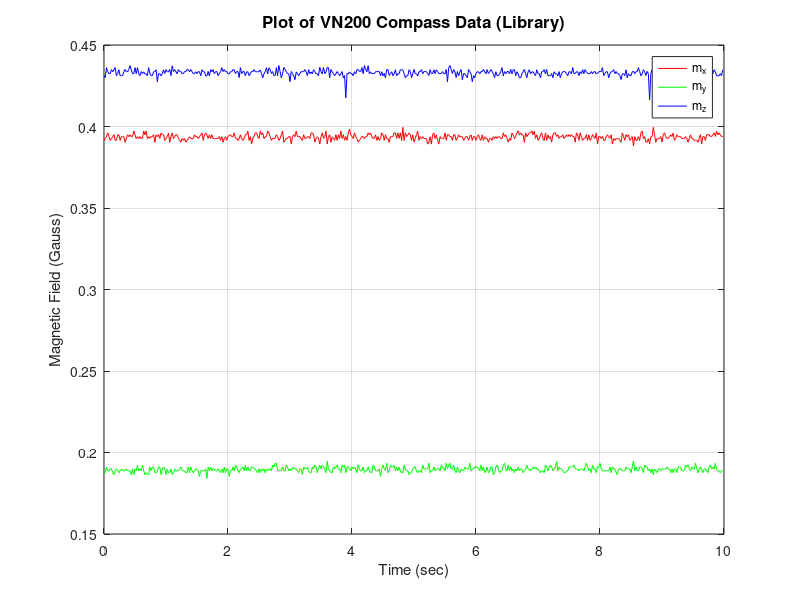
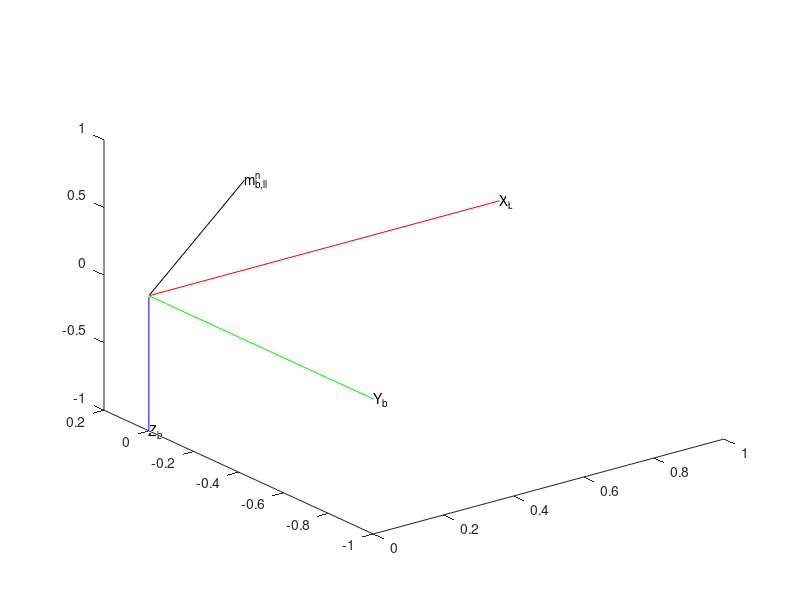

Here is the MATLAB script that generated these plots, in order: (Note: this script raises an error after producing the figures.)
%% EE 440 Final Project Script II
% Autor: Emmett Hamman
% Description: This script plots the magnetometer data collected from the
%              VN-200 INS 

clear;
close all;
clc;

%% Library Test
%Load the data from VN-200
load('magnetTestLibrary.mat');
dT = 1/Fs;
nSec = 10;                    
N = Fs*nSec;
t = 0:dT:(N-1)*dT;  

% Plot the Given Data
figure();
plot(t, compass(:,1), 'r', t, compass(:,2), 'g', t, compass(:,3), 'b');
title('Plot of VN200 Compass Data (Library)', 'FontSize', 12);
xlabel('Time (sec)');
ylabel('Magnetic Field (Gauss)')
legend('m_x', 'm_y', 'm_z')
grid

% Givens
dec_angle = 10.6;
dec_angle_rad = dec_angle * (pi/180);
% Calculate Values
compass_mean = [0, 0, 0];
compass_mean(1) = mean(compass(:,1));
compass_mean(2) = mean(compass(:,2));
compass_mean(3) = mean(compass(:,3));

full_inten_meas = sqrt(compass_mean(1)^2 + compass_mean(2)^2 + compass_mean(3)^2);

% Determine True Heading
psi_rad = atan2(-compass_mean(2), compass_mean(1)) + dec_angle_rad;
psi = psi_rad * (180/pi);
fprintf('Library - True Heading of the VN-200 (deg): %.2f\n',psi);

% Create a Plot for That Ish
figure();
h3Plot = plot3(NaN,NaN,NaN,'-');
hold

%Plot the Mag Axes
plot3([0 1], [0 0], [0 0], 'red')
plot3([0 0], [-1 0], [0 0], 'green')
plot3([0 0], [0 0], [-1 0], 'blue')

text(1, 0, 0, 'X_b')
text(0, -1, 0, 'Y_b')
text(0, 0, -1, 'Z_b')

%Plot Measured Mag Vecotr
plot3([0 compass_mean(1)],[0 compass_mean(2)],[0 compass_mean(3)], 'black')
text(compass_mean(1), compass_mean(2), compass_mean(3), 'm^n_b_,_l_l')

%Plot ideal Mag Vector
geo_Lat = 34.6163;
geo_Lon = -112.4490;
[m_n_i, hor_inten, dec_angle, inc_angle, full_inten] = wrldmagm(0, geo_Lat, geo_Lon, decyear(2015,1,2));

plot3([0  m_n_i(1)*1e-5], [0, -m_n_i(2)*1e-5], [0, -m_n_i(3)*1e-5], 'black');
text(m_n_i(1)*1e-5, -m_n_i(2)*1e-5, -m_n_i(3)*1e-5, 'm^n_i')

% Plot Properties
view(3)
grid on
title('Earth''s Magnetic Field Vector (Library)')
xlabel('X')
ylabel('Y')
zlabel('Z')
axis([-2 2 -2 2 -2 2])

% Rename compass array
magnet_Library = compass;
clear compass

% Plot true heading on compass
psi_rounded_lib = round(psi);
[x, y] = pol2cart(-psi_rad, 1);
figure();
compass(x, y, 'r');
title(['True Heading (Library): ' num2str(psi_rounded_lib), ' deg'],'Color','red');
view([-90 90]);

% Calculate Differences
per_err_lib = ((full_inten_meas - (full_inten*1e-5)) / (full_inten*1e-5)) *100;
fprintf('Measured Total Intensity (Library): %0.2f Gauss\n', full_inten_meas);
fprintf('Percent Error From Ideal (Library): %0.2f%%\n',per_err_lib);
%% King Engineering Test
clear;

%Load the data from VN-200
load('magnetTestKing.mat');
dT = 1/Fs;
nSec = 10;                    
N = Fs*nSec;
t = 0:dT:(N-1)*dT;  

% Plot the Given Data
figure();
plot(t, compass(:,1), 'r', t, compass(:,2), 'g', t, compass(:,3), 'b');
title('Plot of VN200 Compass Data (King)', 'FontSize', 12);
xlabel('Time (sec)');
ylabel('Magnetic Field (Gauss)')
legend('m_x', 'm_y', 'm_z')
grid

% Givens
dec_angle = 10.6;
dec_angle_rad = dec_angle * (pi/180);

% Calculate Values
compass_mean = [0, 0, 0];
compass_mean(1) = mean(compass(:,1));
compass_mean(2) = mean(compass(:,2));
compass_mean(3) = mean(compass(:,3));

full_inten_meas = sqrt(compass_mean(1)^2 + compass_mean(2)^2 + compass_mean(3)^2);

% Determine True Heading
psi_rad = atan2(-compass_mean(2), compass_mean(1)) + dec_angle_rad;
psi = psi_rad * (180/pi);
fprintf('King - True Heading of the VN-200 (deg): %.2f\n',psi);

% Plot That Ish
figure();
h3Plot = plot3(NaN,NaN,NaN,'-');
hold

%Plot the Mag Axes
plot3([0 1], [0 0], [0 0], 'red')
plot3([0 0], [-1 0], [0 0], 'green')
plot3([0 0], [0 0], [-1 0], 'blue')

text(1, 0, 0, 'X_b')
text(0, -1, 0, 'Y_b')
text(0, 0, -1, 'Z_b')

%Plot the VN-200 Data
plot3([0 compass_mean(1)],[0 compass_mean(2)],[0 compass_mean(3)], 'black')
text(compass_mean(1)-.5, compass_mean(2), compass_mean(3), 'm^n_b_,_l_l')

%Plot ideal Mag Vector
geo_Lat = 34.6143;
geo_Lon = -112.4511;
[m_n_i, hor_inten, dec_angle, inc_angle, full_inten] = wrldmagm(0, geo_Lat, geo_Lon, decyear(2015,1,2));
plot3([0  m_n_i(1)*1e-5], [0, -m_n_i(2)*1e-5], [0, -m_n_i(3)*1e-5], 'black');
text(m_n_i(1)*1e-5, -m_n_i(2)*1e-5, -m_n_i(3)*1e-5, 'm^n_i')

view(3)
grid on
title('Earth''s Magnetic Field Vector (King)')
xlabel('X')
ylabel('Y')
zlabel('Z')
axis([-2 2 -2 2 -2 2])

% Rename compass array
magnet_King = compass;
clear compass

% Plot true heading on compass
psi_rounded_king = round(psi);
[x, y] = pol2cart(-psi_rad, 1);
figure();
compass(x, y, 'r');
title(['True Heading (King): ' num2str(psi_rounded_king), ' deg'],'Color','red');
view([-90 90]);

% Calculate Differences
per_err_king = ((full_inten_meas - (full_inten*1e-5)) / (full_inten*1e-5)) * 100;
fprintf('Measured Total Intensity (King): %0.2f Gauss\n', full_inten_meas);
fprintf('Percent Error From Ideal (King): %0.2f%%\n',per_err_king);

%% Outside Test
%Load the data from VN-200
load('magnetTestOutside.mat');
dT = 1/Fs;
nSec = 10;                    
N = Fs*nSec;
t = 0:dT:(N-1)*dT;  

% Plot the Given Data
figure();
plot(t, compass(:,1), 'r', t, compass(:,2), 'g', t, compass(:,3), 'b');
title('Plot of VN200 Compass Data (Outside)', 'FontSize', 12);
xlabel('Time (sec)');
ylabel('Magnetic Field (Gauss)')
legend('m_x', 'm_y', 'm_z')
grid

% Givens
dec_angle = 10.6;
dec_angle_rad = dec_angle * (pi/180);
% Calculate Values
compass_mean = [0, 0, 0];
compass_mean(1) = mean(compass(:,1));
compass_mean(2) = mean(compass(:,2));
compass_mean(3) = mean(compass(:,3));

full_inten_meas = sqrt(compass_mean(1)^2 + compass_mean(2)^2 + compass_mean(3)^2);

% Determine True Heading
psi_rad = atan2(-compass_mean(2), compass_mean(1)) + dec_angle_rad;
psi = psi_rad * (180/pi);
fprintf('Library - True Heading of the VN-200 (deg): %.2f\n',psi);

% Create a Plot for That Ish
figure();
h3Plot = plot3(NaN,NaN,NaN,'-');
hold

%Plot the Mag Axes
plot3([0 1], [0 0], [0 0], 'red')
plot3([0 0], [-1 0], [0 0], 'green')
plot3([0 0], [0 0], [-1 0], 'blue')

text(1, 0, 0, 'X_b')
text(0, -1, 0, 'Y_b')
text(0, 0, -1, 'Z_b')

%Plot Measured Mag Vecotr
plot3([0 compass_mean(1)],[0 compass_mean(2)],[0 compass_mean(3)], 'black')
text(compass_mean(1), compass_mean(2), compass_mean(3), 'm^n_b_,_l_l')

%Plot ideal Mag Vector
geo_Lat = 34.6165;
geo_Lon = -112.4492;
[m_n_i, hor_inten, dec_angle, inc_angle, full_inten] = wrldmagm(0, geo_Lat, geo_Lon, decyear(2015,1,2));

plot3([0  m_n_i(1)*1e-5], [0, -m_n_i(2)*1e-5], [0, -m_n_i(3)*1e-5], 'black');
text(m_n_i(1)*1e-5, -m_n_i(2)*1e-5, -m_n_i(3)*1e-5, 'm^n_i')

% Plot Properties
view(3)
grid on
title('Earth''s Magnetic Field Vector (Outside)')
xlabel('X')
ylabel('Y')
zlabel('Z')
axis([-2 2 -2 2 -2 2])

% Rename compass array
magnet_Library = compass;
clear compass

% Plot true heading on compass
psi_rounded_lib = round(psi);
[x, y] = pol2cart(-psi_rad, 1);
figure();
compass(x, y, 'r');
title(['True Heading (Outside): ' num2str(psi_rounded_lib), ' deg'],'Color','red');
view([-90 90]);

% Calculate Differences
per_err_lib = ((full_inten_meas - (full_inten*1e-5)) / (full_inten*1e-5)) *100;
fprintf('Measured Total Intensity (Outside): %0.2f Gauss\n', full_inten_meas);
fprintf('Percent Error From Ideal (Outside): %0.2f%%\n',per_err_lib);